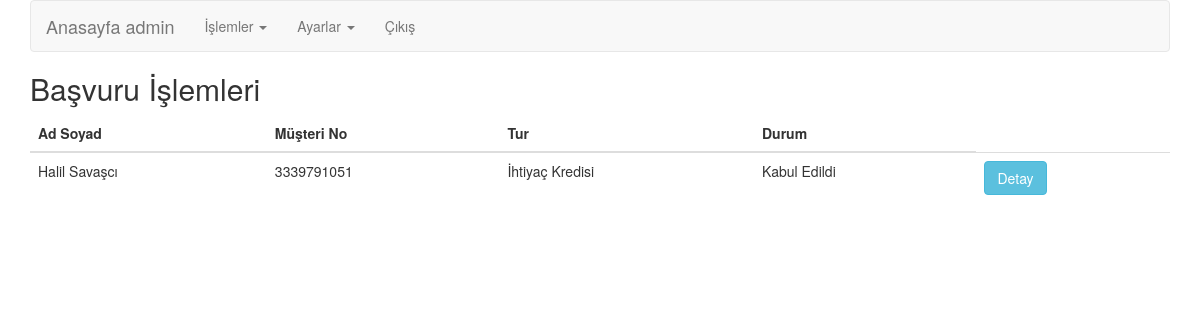
Screenshot of /internetsubesi/admin/basvuru-islemleri.php (signed in) with the database file from the repository.
### tables this page shows
CREATE TABLE `basvurular` (
  `basvuru_id` int(10) UNSIGNED NOT NULL,
  `basvuru_not` text NOT NULL,
  `basvuru_limit` varchar(35) NOT NULL,
  `musteri_id` int(10) UNSIGNED NOT NULL,
  `durum` tinyint(3) UNSIGNED NOT NULL DEFAULT '0',
  `tarih` datetime NOT NULL,
  `tur` varchar(45) NOT NULL
);

CREATE TABLE `musteriler` (
  `musteri_id` int(10) UNSIGNED NOT NULL,
  `ad` varchar(45) NOT NULL,
  `soyad` varchar(45) NOT NULL,
  `telefon` varchar(45) NOT NULL,
  `email` varchar(45) NOT NULL,
  `parola` varchar(45) NOT NULL,
  `anne_kizlik_soyad` varchar(45) NOT NULL,
  `adres` text NOT NULL,
  `musteri_no` int(10) UNSIGNED NOT NULL,
  `yonetici` tinyint(3) UNSIGNED NOT NULL,
  `banka_id` int(10) UNSIGNED NOT NULL
);

### internetsubesi/system/class.database.php (called while the page is built, shortened)
<?php
	class Database{
		private $VtHost       = "localhost";
		private $VtKullanici  = "root";
		private $VtParola     = "123";
		private $VtAd         = "internetbankaciligi";
		private $Pdo;
		private $Sorgu;
		public function __construct(){
			$dsn     = 'mysql:host=' . $this->VtHost . ';dbname=' . $this->VtAd . ';';
			$ayarlar = array(
							PDO::ATTR_PERSISTENT => False,
							PDO::ATTR_ERRMODE    => PDO::ERRMODE_EXCEPTION
					   );
			try{
				$this->Pdo = new PDO($dsn, $this->VtKullanici, $this->VtParola, $ayarlar);
				$this->Pdo->exec("SET CHARACTER SET utf8");
				$this->Pdo->exec("SET names utf8");
			}catch(PDOexeption $e){
				$this->Hata = "Baglantı hatası : " . $e->getMessage();
			}
		}
		public function Sorgula($Sql){
			$this->Sorgu = $this->Pdo->prepare($Sql);
		}
		public function Calistir($parametre = null){
			return $this->Sorgu->execute($parametre);
		}
		public function TamCek(){
			$this->Calistir();
			return $this->Sorgu->fetchAll(PDO::FETCH_BOTH);
		}
	}
?>

### internetsubesi/admin/basvuru-islemleri.php (the view, shortened to what this page needs)
<?php include "header.php"; ?>
<?php include "navbar.php"; ?>
<?php
include "../system/class.database.php";
$db=new Database();
$sql = "SELECT b.basvuru_id,b.basvuru_not,b.basvuru_limit,b.durum,b.tarih,b.tur,m.ad,m.soyad,m.musteri_no from basvurular b left join musteriler m on m.musteri_id=b.musteri_id ";
$db->Sorgula($sql);
$satirlar = $db->TamCek();
?>
<h2>Başvuru İşlemleri</h2>
<table class="table table-hover">
    <thead>
    <tr>
        <th>Ad Soyad</th>
        <th>Müşteri No</th>
        <th>Tur</th>
        <th>Durum</th>
    </tr>
    </thead>
    <tbody>
    <?php foreach ($satirlar as $satir) {?>
        <?php
        $durum ="";
        if($satir["durum"]==0) $durum="Beklemede";
        elseif($satir["durum"]==1) $durum="Reddedildi";
        elseif($satir["durum"]==2) $durum="Kabul Edildi";
        ?>
    <tr>
        <td><?=$satir["ad"]?> <?=$satir["soyad"]?></td>
        <td><?=$satir["musteri_no"]?></td>
        <td><?=$satir["tur"]?></td>
        <td><?=$durum?></td>
        <td><button class="btn btn-info" type="submit" data-toggle="modal" data-target="#detay<?=$satir["basvuru_id"]?>">Detay</button> </td>
    </tr>
    <?php } ?>
    </tbody>
</table>
<?php include "footer.php"; ?>

### rows the page displays
basvurular: musteri.ad "Halil", musteri.soyad "Savaşcı", musteri.musteri_no "3339791051", tur "İhtiyaç Kredisi", durum "Kabul Edildi"
